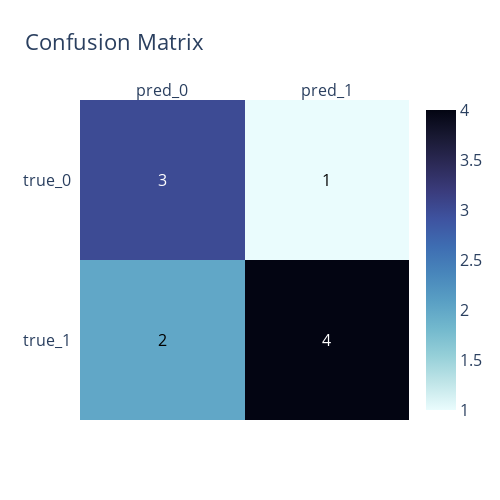

This figure's notebook cell:
### Code cell
def plot_confusion_matrix(cm):
    
    # klasyfikacja binarna
    cm = cm[::-1]
    cm = pd.DataFrame(cm, columns=['pred_0', 'pred_1'], index=['true_1', 'true_0'])

    fig = ff.create_annotated_heatmap(z=cm.values, x=list(cm.columns), y=list(cm.index), 
                                      colorscale='ice', showscale=True, reversescale=True)
    fig.update_layout(width=500, height=500, title='Confusion Matrix', font_size=16)
    fig.show()

plot_confusion_matrix(cm)

### Figure 1 — Plotly figure (JSON) as saved in the notebook; plotly's stock layout.template omitted (floating-point values rounded to 4 significant figures)
{"data": [{"colorscale": [[0, "rgb(3, 5, 18)"], [0.09091, "rgb(25, 25, 51)"], [0.1818, "rgb(44, 42, 87)"], [0.2727, "rgb(58, 60, 125)"], [0.3636, "rgb(62, 83, 160)"], [0.4545, "rgb(62, 109, 178)"], [0.5455, "rgb(72, 134, 187)"], [0.6364, "rgb(89, 159, 196)"], [0.7273, "rgb(114, 184, 205)"], [0.8182, "rgb(149, 207, 216)"], [0.9091, "rgb(192, 229, 232)"], [1, "rgb(234, 252, 253)"]], "reversescale": true, "showscale": true, "type": "heatmap", "x": ["pred_0", "pred_1"], "y": ["true_1", "true_0"], "z": [[2, 4], [3, 1]]}], "layout": {"annotations": [{"font": {"color": "#000000"}, "showarrow": false, "text": "2", "x": "pred_0", "xref": "x", "y": "true_1", "yref": "y"}, {"font": {"color": "#FFFFFF"}, "showarrow": false, "text": "4", "x": "pred_1", "xref": "x", "y": "true_1", "yref": "y"}, {"font": {"color": "#FFFFFF"}, "showarrow": false, "text": "3", "x": "pred_0", "xref": "x", "y": "true_0", "yref": "y"}, {"font": {"color": "#000000"}, "showarrow": false, "text": "1", "x": "pred_1", "xref": "x", "y": "true_0", "yref": "y"}], "font": {"size": 16}, "height": 500, "title": {"text": "Confusion Matrix"}, "width": 500, "xaxis": {"dtick": 1, "gridcolor": "rgb(0, 0, 0)", "side": "top", "ticks": ""}, "yaxis": {"dtick": 1, "ticks": "", "ticksuffix": "  "}}}
